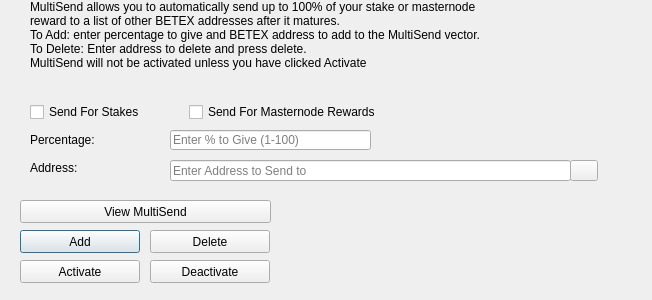
<?xml version="1.0" encoding="UTF-8"?>
<ui version="4.0">
 <class>MultiSendDialog</class>
 <widget class="QDialog" name="MultiSendDialog">
  <property name="windowModality">
   <enum>Qt::NonModal</enum>
  </property>
  <property name="geometry">
   <rect>
    <x>0</x>
    <y>0</y>
    <width>652</width>
    <height>300</height>
   </rect>
  </property>
  <property name="windowTitle">
   <string>MultiSend</string>
  </property>
  <widget class="QLineEdit" name="multiSendPercentEdit">
   <property name="geometry">
    <rect>
     <x>170</x>
     <y>130</y>
     <width>201</width>
     <height>20</height>
    </rect>
   </property>
   <property name="toolTip">
    <string>Enter whole numbers 1 - 100</string>
   </property>
   <property name="placeholderText">
    <string>Enter % to Give (1-100)</string>
   </property>
  </widget>
  <widget class="QLineEdit" name="multiSendAddressEdit">
   <property name="geometry">
    <rect>
     <x>170</x>
     <y>160</y>
     <width>401</width>
     <height>21</height>
    </rect>
   </property>
   <property name="toolTip">
    <string/>
   </property>
   <property name="placeholderText">
    <string>Enter Address to Send to</string>
   </property>
  </widget>
  <widget class="QLabel" name="label_2">
   <property name="geometry">
    <rect>
     <x>30</x>
     <y>0</y>
     <width>451</width>
     <height>121</height>
    </rect>
   </property>
   <property name="lineWidth">
    <number>1</number>
   </property>
   <property name="text">
    <string>MultiSend allows you to automatically send up to 100% of your stake or masternode reward to a list of other BETEX addresses after it matures.
To Add: enter percentage to give and BETEX address to add to the MultiSend vector.
To Delete: Enter address to delete and press delete.
MultiSend will not be activated unless you have clicked Activate</string>
   </property>
   <property name="alignment">
    <set>Qt::AlignLeading|Qt::AlignLeft|Qt::AlignTop</set>
   </property>
   <property name="wordWrap">
    <bool>true</bool>
   </property>
  </widget>
  <widget class="QLabel" name="message">
   <property name="geometry">
    <rect>
     <x>290</x>
     <y>200</y>
     <width>351</width>
     <height>91</height>
    </rect>
   </property>
   <property name="text">
    <string/>
   </property>
  </widget>
  <widget class="QPushButton" name="addButton">
   <property name="geometry">
    <rect>
     <x>20</x>
     <y>230</y>
     <width>120</width>
     <height>23</height>
    </rect>
   </property>
   <property name="toolTip">
    <string/>
   </property>
   <property name="statusTip">
    <string>Add to MultiSend Vector</string>
   </property>
   <property name="text">
    <string>Add</string>
   </property>
  </widget>
  <widget class="QPushButton" name="disableButton">
   <property name="geometry">
    <rect>
     <x>150</x>
     <y>260</y>
     <width>120</width>
     <height>23</height>
    </rect>
   </property>
   <property name="statusTip">
    <string>Deactivate MultiSend</string>
   </property>
   <property name="text">
    <string>Deactivate</string>
   </property>
  </widget>
  <widget class="QPushButton" name="addressBookButton">
   <property name="geometry">
    <rect>
     <x>570</x>
     <y>160</y>
     <width>28</width>
     <height>21</height>
    </rect>
   </property>
   <property name="toolTip">
    <string>Choose an address from the address book</string>
   </property>
   <property name="text">
    <string/>
   </property>
   <property name="icon">
    <iconset resource="../betex.qrc">
     <normaloff>:/icons/address-book</normaloff>:/icons/address-book</iconset>
   </property>
   <property name="shortcut">
    <string>Alt+A</string>
   </property>
   <property name="autoDefault">
    <bool>false</bool>
   </property>
  </widget>
  <widget class="QLabel" name="label">
   <property name="geometry">
    <rect>
     <x>30</x>
     <y>130</y>
     <width>121</width>
     <height>20</height>
    </rect>
   </property>
   <property name="toolTip">
    <string>Percentage of stake to send</string>
   </property>
   <property name="text">
    <string>Percentage:</string>
   </property>
  </widget>
  <widget class="QLabel" name="label_5">
   <property name="geometry">
    <rect>
     <x>30</x>
     <y>160</y>
     <width>111</width>
     <height>16</height>
    </rect>
   </property>
   <property name="toolTip">
    <string>Address to send portion of stake to</string>
   </property>
   <property name="text">
    <string>Address:</string>
   </property>
  </widget>
  <widget class="QPushButton" name="deleteButton">
   <property name="geometry">
    <rect>
     <x>150</x>
     <y>230</y>
     <width>120</width>
     <height>23</height>
    </rect>
   </property>
   <property name="toolTip">
    <string/>
   </property>
   <property name="statusTip">
    <string>Delete Address From MultiSend Vector</string>
   </property>
   <property name="text">
    <string>Delete</string>
   </property>
  </widget>
  <widget class="QPushButton" name="activateButton">
   <property name="geometry">
    <rect>
     <x>20</x>
     <y>260</y>
     <width>120</width>
     <height>23</height>
    </rect>
   </property>
   <property name="statusTip">
    <string>Activate MultiSend</string>
   </property>
   <property name="text">
    <string>Activate</string>
   </property>
  </widget>
  <widget class="QPushButton" name="viewButton">
   <property name="geometry">
    <rect>
     <x>20</x>
     <y>200</y>
     <width>251</width>
     <height>23</height>
    </rect>
   </property>
   <property name="toolTip">
    <string/>
   </property>
   <property name="statusTip">
    <string>View MultiSend Vector</string>
   </property>
   <property name="text">
    <string>View MultiSend</string>
   </property>
  </widget>
  <widget class="QWidget" name="horizontalLayoutWidget">
   <property name="geometry">
    <rect>
     <x>30</x>
     <y>100</y>
     <width>351</width>
     <height>24</height>
    </rect>
   </property>
   <layout class="QHBoxLayout" name="horizontalLayout">
    <item>
     <widget class="QCheckBox" name="multiSendStakeCheckBox">
      <property name="text">
       <string>Send For Stakes</string>
      </property>
     </widget>
    </item>
    <item>
     <widget class="QCheckBox" name="multiSendMasternodeCheckBox">
      <property name="text">
       <string>Send For Masternode Rewards</string>
      </property>
     </widget>
    </item>
   </layout>
  </widget>
 </widget>
 <resources>
  <include location="../betex.qrc"/>
 </resources>
 <connections/>
</ui>
